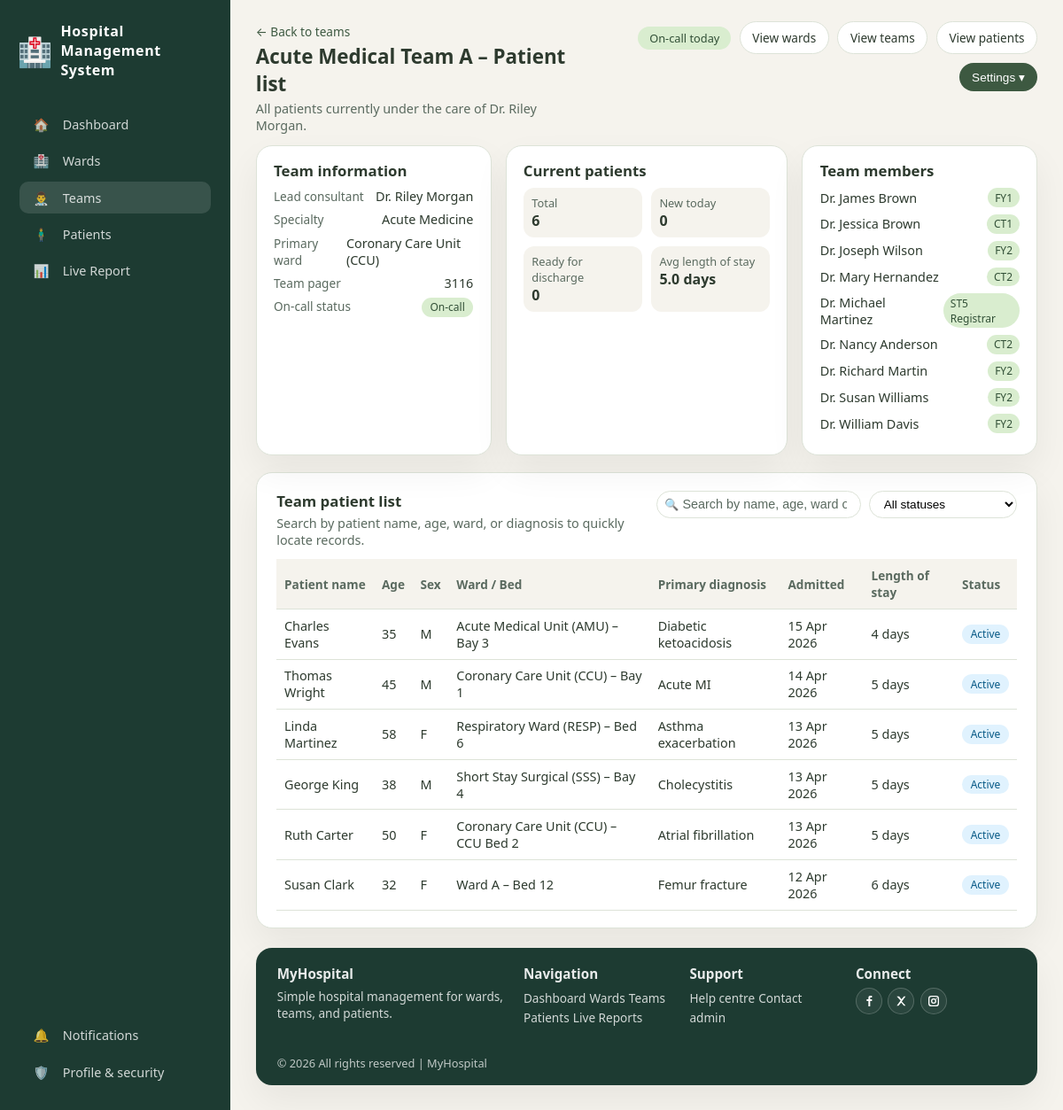
The page /team/1 (signed in) on the database its author committed.
### tables this page shows
CREATE TABLE teams (
            id INTEGER PRIMARY KEY AUTOINCREMENT,
            name TEXT NOT NULL,
            specialty TEXT NOT NULL,
            members INTEGER DEFAULT 0,
            lead TEXT,
            created_at TIMESTAMP DEFAULT CURRENT_TIMESTAMP
        );

CREATE TABLE wards (
            id INTEGER PRIMARY KEY AUTOINCREMENT,
            name TEXT NOT NULL,
            code TEXT,
            type TEXT,
            capacity INTEGER NOT NULL,
            occupied INTEGER DEFAULT 0,
            lead_consultant TEXT,
            status TEXT DEFAULT 'active',
            gender_type TEXT DEFAULT 'Mixed',
            created_at TIMESTAMP DEFAULT CURRENT_TIMESTAMP
        );

CREATE TABLE doctors (
            id INTEGER PRIMARY KEY AUTOINCREMENT,
            name TEXT NOT NULL,
            specialty TEXT NOT NULL,
            grade TEXT DEFAULT 'Consultant',
            on_duty BOOLEAN DEFAULT 1,
            team_id INTEGER,
            ward_id INTEGER,
            pager TEXT,
            email TEXT,
            created_at TIMESTAMP DEFAULT CURRENT_TIMESTAMP,
            FOREIGN KEY (team_id) REFERENCES teams (id),
            FOREIGN KEY (ward_id) REFERENCES wards (id)
        );

CREATE TABLE patients (
            id INTEGER PRIMARY KEY AUTOINCREMENT,
            name TEXT NOT NULL,
            dob TEXT,
            age INTEGER,
            gender TEXT,
            nhs_number TEXT,
            phone TEXT,
            address TEXT,
            admission_datetime TEXT NOT NULL,
            ward_id INTEGER,
            bed TEXT NOT NULL,
            doctor_id INTEGER,
            diagnosis TEXT NOT NULL,
            notes TEXT,
            status TEXT DEFAULT 'Active',
            discharged_at TIMESTAMP,
            created_at TIMESTAMP DEFAULT CURRENT_TIMESTAMP,
            FOREIGN KEY (ward_id) REFERENCES wards (id),
            FOREIGN KEY (doctor_id) REFERENCES doctors (id)
        );

### app.py (the view, shortened to what this page needs)
@app.route("/team/<int:team_id>")
@login_required
def team_detail(team_id):
    conn = get_db_connection()
    team = conn.execute("SELECT * FROM teams WHERE id = ?", (team_id,)).fetchone()
    if not team:
        conn.close()
        return redirect(url_for("teams_page"))
    members = conn.execute("""
        SELECT id, name, grade, on_duty, pager
        FROM doctors
        WHERE team_id = ?
        ORDER BY name
    """, (team_id,)).fetchall()
    patients = conn.execute("""
        SELECT p.*, d.name as doctor_name, w.name as ward_name
        FROM patients p
        LEFT JOIN doctors d ON p.doctor_id = d.id
        LEFT JOIN wards w ON p.ward_id = w.id
        WHERE d.team_id = ?
        ORDER BY p.admission_datetime DESC
    """, (team_id,)).fetchall()
    today = date.today()
    processed_patients = []
    new_today_count = 0
    total_active_los_days = 0
    active_patient_count = 0
    for p in patients:
        admit_dt = datetime.fromisoformat(p['admission_datetime'])
        admit_date_str = admit_dt.strftime("%d %b %Y")
        if p['status'] == 'Discharged' and p['discharged_at']:
            end_dt = datetime.fromisoformat(p['discharged_at'])
            los_days = (end_dt - admit_dt).days
            los_str = f"{los_days} days" if los_days != 1 else "1 day"
        else:
            los_days = (datetime.now() - admit_dt).days
            los_str = f"{los_days} days" if los_days != 1 else "1 day"
            total_active_los_days += los_days
            active_patient_count += 1
        if admit_dt.date() == today:
            new_today_count += 1
        processed_patients.append({
            'id': p['id'],
            'name': p['name'],
            'age': p['age'],
            'gender': p['gender'],
            'ward_name': p['ward_name'] or 'Unknown',
            'bed': p['bed'],
            'diagnosis': p['diagnosis'],
            'admission_date': admit_date_str,
            'length_of_stay': los_str,
            'status': p['status']
        })
    total_patients = len(processed_patients)
    avg_los = round(total_active_los_days / active_patient_count, 1) if active_patient_count > 0 else 0
    ward_counts = {}
    for p in processed_patients:
        ward = p['ward_name']
        ward_counts[ward] = ward_counts.get(ward, 0) + 1
    primary_ward = max(ward_counts, key=ward_counts.get) if ward_counts else "Various"
    on_call_status = any(m['on_duty'] for m in members)
    team_pager = members[0]['pager'] if members and members[0]['pager'] else "Not assigned"
    lead_consultant = team['lead']
    conn.close()
    return render_template(
        "team-patients.html",
        team=team,
        members=members,
        patients=processed_patients,
        on_call_status=on_call_status,
        total_patients=total_patients,
        new_today=new_today_count,
        ready_for_discharge=0,
        avg_los=avg_los,
        primary_ward=primary_ward,
        team_pager=team_pager,
        lead_consultant=lead_consultant
    )

### app.py (called while the page is built)
@app.context_processor
def inject_user():
    return dict(user_role=session.get('role'), user_id=session.get('user_id'))

def login_required(f):
    @wraps(f)
    def decorated(*args, **kwargs):
        if not session.get("user_id"):
            return redirect(url_for("login_page"))
        return f(*args, **kwargs)
    return decorated

def get_db_connection():
    conn = sqlite3.connect(DATABASE_PATH)
    conn.row_factory = sqlite3.Row
    return conn

### templates/team-patients.html (shortened to what this page needs)
{% extends "base.html" %}
{% block active_teams %}active{% endblock %}
{% block header %}
<a href="/teams" class="back-link">← Back to teams</a>
<h1 class="page-title">{{ team.name }} – Patient list</h1>
<p class="page-subtitle">All patients currently under the care of {{ team.lead if team.lead else 'the team' }}.</p>
{% endblock %}
{% block top_actions %}
{% if on_call_status %}
<span class="status-pill oncall">On‑call today</span>
{% endif %}
{{ super() }}
{% endblock %}
{% block extra_css %}
<link rel="stylesheet" href="/static/css/team-patients.css">
{% endblock %}
{% block content %}
<section class="info-grid">
  <article class="card info-card">
    <h2>Team information</h2>
    <div class="info-row">
      <span class="info-label">Lead consultant</span>
      <span class="info-value">{{ lead_consultant }}</span>
    </div>
    <div class="info-row">
      <span class="info-label">Specialty</span>
      <span class="info-value">{{ team.specialty }}</span>
    </div>
    <div class="info-row">
      <span class="info-label">Primary ward</span>
      <span class="info-value">{{ primary_ward }}</span>
    </div>
    <div class="info-row">
      <span class="info-label">Team pager</span>
      <span class="info-value">{{ team_pager }}</span>
    </div>
    <div class="info-row">
      <span class="info-label">On‑call status</span>
      <span class="badge-inline {{ 'oncall' if on_call_status else 'offcall' }}">
        {{ 'On‑call' if on_call_status else 'Off duty' }}
      </span>
    </div>
  </article>
  <article class="card stats-card">
    <h2>Current patients</h2>
    <div class="stats-grid">
      <div class="stat-item">
        <span class="stat-label">Total</span>
        <span class="stat-value">{{ total_patients }}</span>
      </div>
      <div class="stat-item">
        <span class="stat-label">New today</span>
        <span class="stat-value">{{ new_today }}</span>
      </div>
      <div class="stat-item">
        <span class="stat-label">Ready for discharge</span>
        <span class="stat-value">{{ ready_for_discharge }}</span>
      </div>
      <div class="stat-item">
        <span class="stat-label">Avg length of stay</span>
        <span class="stat-value">{{ avg_los }} days</span>
      </div>
    </div>
  </article>
  <article class="card team-members-card">
    <h2>Team members</h2>
    {% for member in members %}
    <div class="member-row">
      <span class="member-name">{{ member.name }}</span>
      <span class="member-badge">{{ member.grade }}</span>
    </div>
    {% else %}
    <div class="member-row">No members assigned yet.</div>
    {% endfor %}
  </article>
</section>
<section class="table-card">
  <div class="table-card-header">
    <div>
      <h2>Team patient list</h2>
      <p>Search by patient name, age, ward, or diagnosis to quickly locate records.</p>
    </div>
    <div class="table-actions">
      <div class="search-wrapper">
        <span class="search-icon">🔍</span>
        <input type="text" id="patientSearch" placeholder="Search by name, age, ward or diagnosis..."
          autocomplete="off" />
      </div>
      <select id="statusFilter" class="status-filter">
        <option value="all">All statuses</option>
      </select>
    </div>
  </div>
  <div class="table-scroll">
    <table class="data-table" id="teamPatientsTable">
      <thead>
        <tr>
          <th>Patient name</th>
          <th>Age</th>
          <th>Sex</th>
          <th>Ward / Bed</th>
          <th>Primary diagnosis</th>
          <th>Admitted</th>
          <th>Length of stay</th>
          <th>Status</th>
        </tr>
      </thead>
      <tbody>
        {% for patient in patients %}
        <tr>
          <td>{{ patient.name }}</td>
          <td>{{ patient.age }}</td>
          <td>{{ patient.gender[0] if patient.gender else '?' }}</td>
          <td>{{ patient.ward_name }} – {{ patient.bed }}</td>
          <td>{{ patient.diagnosis }}</td>
          <td>{{ patient.admission_date }}</td>
          <td>{{ patient.length_of_stay }}</td>
          <td>
            <span class="badge {{ 'active' if patient.status == 'Active' else 'discharged' }}">
              {{ patient.status }}
            </span>
          </td>
        </tr>
        {% else %}
        <tr>
          <td colspan="8">No patients found for this team.</td>
        </tr>
        {% endfor %}
      </tbody>
    </table>
  </div>
</section>
<br>
{% endblock %}

### static/css/base.css (style rules this page uses)
* { box-sizing: border-box; }
html[data-theme="light"] { --bg-page: #f5f3ed; --bg-main: #ffffff; --bg-hero: #e8f5d3; --bg-feature: #f5f3ed; --bg-card: #ffffff; --bg-sidebar: #1d3b32; --bg-pill: #d9edcf; --text-main: #2d3a2e; --text-muted: #5a6a5f; --text-invert: #ffffff; --accent: #3d5941; --accent-soft: #6c8f5f; --accent-pill: #325037; --border-subtle: #dde3d8; --shadow-soft: 0 18px 40px rgba(0, 0, 0, 0.06); }
html, body { margin: 0; padding: 0; height: 100%; overflow: hidden; font-family: system-ui, -apple-system, BlinkMacSystemFont, "Segoe UI", sans-serif; background: var(--bg-page); color: var(--text-main); }
.page-title { margin: 0 0 0.2rem; font-size: 1.4rem; }
.page-subtitle { margin: 0; font-size: 0.9rem; color: var(--text-muted); }

### static/css/team-patients.css (style rules this page uses)
.back-link { display: inline-block; margin-bottom: 0.2rem; font-size: 0.85rem; color: var(--accent); text-decoration: none; }
.status-pill { padding: 0.25rem 0.8rem; border-radius: 999px; font-size: 0.8rem; }
.status-pill.oncall { background: #d9edcf; color: #325037; }
.info-grid { display: grid; grid-template-columns: minmax(0, 1fr) minmax(0, 1.2fr) minmax(0, 1fr); gap: 1rem; margin-bottom: 1.2rem; }
.card { background: var(--bg-card); border-radius: 18px; padding: 1rem 1.2rem; border: 1px solid var(--border-subtle); box-shadow: var(--shadow-soft); }
.card h2 { margin: 0 0 0.5rem; font-size: 1.05rem; }
.info-card .info-row { display: flex; justify-content: space-between; gap: 0.6rem; margin-bottom: 0.45rem; }
.info-label { font-size: 0.85rem; color: var(--text-muted); }
.info-value { font-size: 0.9rem; }
.badge-inline { padding: 0.15rem 0.6rem; border-radius: 999px; font-size: 0.75rem; }
.badge-inline.oncall { background: #d9edcf; color: #325037; }
.stats-grid { display: grid; grid-template-columns: repeat(2, minmax(0, 1fr)); gap: 0.6rem; }
.stat-item { background: var(--bg-feature); border-radius: 12px; padding: 0.5rem 0.6rem; }
.stat-label { display: block; font-size: 0.8rem; color: var(--text-muted); }
.stat-value { font-size: 1rem; font-weight: 600; }
.member-row { display: flex; justify-content: space-between; align-items: center; gap: 0.6rem; margin-bottom: 0.5rem; }
.member-name { font-size: 0.9rem; }
.member-badge { padding: 0.15rem 0.5rem; border-radius: 999px; font-size: 0.75rem; background: var(--bg-pill); color: var(--accent-pill); }
.table-card { background: var(--bg-main); border-radius: 18px; padding: 1.2rem 1.4rem; border: 1px solid var(--border-subtle); box-shadow: var(--shadow-soft); display: flex; flex-direction: column; }
.table-card-header { display: flex; justify-content: space-between; align-items: flex-start; gap: 1rem; margin-bottom: 0.8rem; }
.table-card-header h2 { margin: 0 0 0.25rem; font-size: 1.05rem; }
.table-card-header p { margin: 0; font-size: 0.9rem; color: var(--text-muted); }
.table-actions { display: flex; align-items: center; gap: 0.6rem; }
.search-wrapper { position: relative; }
.search-wrapper input { padding: 0.4rem 0.9rem 0.4rem 1.8rem; border-radius: 999px; border: 1px solid var(--border-subtle); background: var(--bg-main); font-size: 0.9rem; color: var(--text-main); }
.search-wrapper input::placeholder { color: var(--text-muted); }
.search-icon { position: absolute; left: 0.6rem; top: 50%; transform: translateY(-50%); font-size: 0.8rem; }
.status-filter { padding: 0.4rem 0.7rem; border-radius: 999px; border: 1px solid var(--border-subtle); background: var(--bg-main); font-size: 0.85rem; }
.table-scroll { overflow-x: auto; }
.data-table { width: 100%; border-collapse: collapse; font-size: 0.9rem; }
.data-table thead { background: var(--bg-feature); }
.data-table th, .data-table td { padding: 0.55rem 0.55rem; text-align: left; border-bottom: 1px solid var(--border-subtle); }
.data-table th { font-weight: 600; font-size: 0.85rem; color: var(--text-muted); }
.badge { display: inline-block; padding: 0.15rem 0.6rem; border-radius: 999px; font-size: 0.75rem; }
.badge.active { background: #e0f2fe; color: #075985; }

### rows shown on the page
teams: name "Acute Medical Team A", lead "Dr. Riley Morgan", specialty "Acute Medicine"
wards: name "Coronary Care Unit (CCU)"
doctors: pager "3116", name "Dr. James Brown", grade "FY1"
doctors: name "Dr. Jessica Brown", grade "CT1"
doctors: name "Dr. Joseph Wilson", grade "FY2"
doctors: name "Dr. Mary Hernandez", grade "CT2"
doctors: name "Dr. Michael Martinez", grade "ST5 Registrar"
doctors: name "Dr. Nancy Anderson", grade "CT2"
doctors: name "Dr. Richard Martin", grade "FY2"
doctors: name "Dr. Susan Williams", grade "FY2"
doctors: name "Dr. William Davis", grade "FY2"
patients: name "Charles Evans", age "35", gender "M", ward_name "Acute Medical Unit (AMU)", bed "Bay 3", diagnosis "Diabetic ketoacidosis", admission_date "15 Apr 2026", length_of_stay "4 days", status "Active"
patients: name "Thomas Wright", age "45", gender "M", ward_name "Coronary Care Unit (CCU)", bed "Bay 1", diagnosis "Acute MI", admission_date "14 Apr 2026", length_of_stay "5 days", status "Active"
patients: name "Linda Martinez", age "58", gender "F", ward_name "Respiratory Ward (RESP)", bed "Bed 6", diagnosis "Asthma exacerbation", admission_date "13 Apr 2026", length_of_stay "5 days", status "Active"
patients: name "George King", age "38", gender "M", ward_name "Short Stay Surgical (SSS)", bed "Bay 4", diagnosis "Cholecystitis", admission_date "13 Apr 2026", length_of_stay "5 days", status "Active"
patients: name "Ruth Carter", age "50", gender "F", ward_name "Coronary Care Unit (CCU)", bed "CCU Bed 2", diagnosis "Atrial fibrillation", admission_date "13 Apr 2026", length_of_stay "5 days", status "Active"
patients: name "Susan Clark", age "32", gender "F", ward_name "Ward A", bed "Bed 12", diagnosis "Femur fracture", admission_date "12 Apr 2026", length_of_stay "6 days", status "Active"

### other values the page prints
{{ 'On‑call' if on_call_status else 'Off duty' }} "On‑call"
{{ total_patients }} "6"
{{ new_today }} "0"
{{ ready_for_discharge }} "0"
{{ avg_los }} "5.0"
